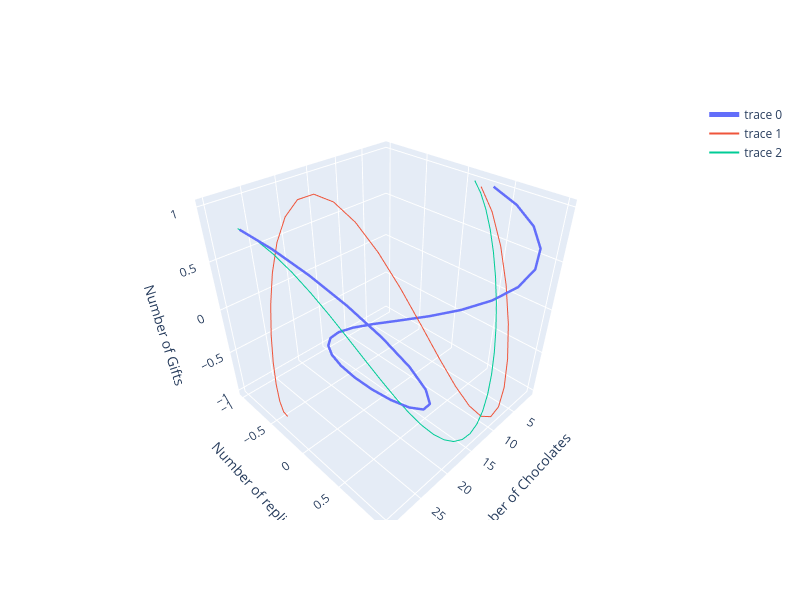

The cell this chart's notebook holds for it:
### Markdown cell above
## 3D Multi line plot

### Code cell
np.random.seed(42)

# Cluster-1 data 
days = np.arange(1,31)   # Generates 1 to 30 values

x1 = days
y1 = np.sin(days / 3)
z1 = np.cos(days / 5)

# Cluster-2 data 
x2 = days
y2 = np.sin(days / 5)
z2 = np.cos(days / 3)

# Cluster-3 data
x3 = days
y3 = np.sin(days / 8)
z3 = np.cos(days / 5)


fig = go.Figure()

fig.add_trace(go.Scatter3d(x = x1, y = y1, z = z1, mode = 'lines',line = dict(width = 5)))
fig.add_trace(go.Scatter3d(x = x2, y = y2, z = z2, mode = 'lines'))
fig.add_trace(go.Scatter3d(x = x3, y = y3, z = z3, mode = 'lines'))


fig.update_layout(
    width = 800, 
    height = 600,
    scene = dict(
        xaxis_title = 'Number of Chocolates',
        yaxis_title = 'Number of replies',
        zaxis_title = 'Number of Gifts'
    )
)

fig.show()

### Figure 1 — Plotly figure (JSON) as saved in the notebook; plotly's stock layout.template omitted (floating-point values rounded to 4 significant figures)
{"data": [{"line": {"width": 5}, "mode": "lines", "type": "scatter3d", "x": [1, 2, 3, 4, 5, 6, 7, 8, 9, 10, 11, 12, 13, 14, 15, 16, 17, 18, 19, 20, 21, 22, 23, 24, 25, 26, 27, 28, 29, 30], "y": [0.3272, 0.6184, 0.8415, 0.9719, 0.9954, 0.9093, 0.7231, 0.4573, 0.1411, -0.1906, -0.5013, -0.7568, -0.929, -0.999, -0.9589, -0.8133, -0.5782, -0.2794, 0.05013, 0.3742, 0.657, 0.8675, 0.9825, 0.9894, 0.8873, 0.6876, 0.4121, 0.09132, -0.2395, -0.544], "z": [0.9801, 0.9211, 0.8253, 0.6967, 0.5403, 0.3624, 0.17, -0.0292, -0.2272, -0.4161, -0.5885, -0.7374, -0.8569, -0.9422, -0.99, -0.9983, -0.9668, -0.8968, -0.791, -0.6536, -0.4903, -0.3073, -0.1122, 0.0875, 0.2837, 0.4685, 0.6347, 0.7756, 0.8855, 0.9602]}, {"mode": "lines", "type": "scatter3d", "x": [1, 2, 3, 4, 5, 6, 7, 8, 9, 10, 11, 12, 13, 14, 15, 16, 17, 18, 19, 20, 21, 22, 23, 24, 25, 26, 27, 28, 29, 30], "y": [0.1987, 0.3894, 0.5646, 0.7174, 0.8415, 0.932, 0.9854, 0.9996, 0.9738, 0.9093, 0.8085, 0.6755, 0.5155, 0.335, 0.1411, -0.05837, -0.2555, -0.4425, -0.6119, -0.7568, -0.8716, -0.9516, -0.9937, -0.9962, -0.9589, -0.8835, -0.7728, -0.6313, -0.4646, -0.2794], "z": [0.945, 0.7859, 0.5403, 0.2352, -0.09572, -0.4161, -0.6908, -0.8893, -0.99, -0.9817, -0.8653, -0.6536, -0.37, -0.04571, 0.2837, 0.5818, 0.8159, 0.9602, 0.9987, 0.9274, 0.7539, 0.4974, 0.1862, -0.1455, -0.4612, -0.7261, -0.9111, -0.9958, -0.9709, -0.8391]}, {"mode": "lines", "type": "scatter3d", "x": [1, 2, 3, 4, 5, 6, 7, 8, 9, 10, 11, 12, 13, 14, 15, 16, 17, 18, 19, 20, 21, 22, 23, 24, 25, 26, 27, 28, 29, 30], "y": [0.1247, 0.2474, 0.3663, 0.4794, 0.5851, 0.6816, 0.7675, 0.8415, 0.9023, 0.949, 0.9809, 0.9975, 0.9985, 0.984, 0.9541, 0.9093, 0.8503, 0.7781, 0.6937, 0.5985, 0.4939, 0.3817, 0.2634, 0.1411, 0.01659, -0.1082, -0.2313, -0.3508, -0.4648, -0.5716], "z": [0.9801, 0.9211, 0.8253, 0.6967, 0.5403, 0.3624, 0.17, -0.0292, -0.2272, -0.4161, -0.5885, -0.7374, -0.8569, -0.9422, -0.99, -0.9983, -0.9668, -0.8968, -0.791, -0.6536, -0.4903, -0.3073, -0.1122, 0.0875, 0.2837, 0.4685, 0.6347, 0.7756, 0.8855, 0.9602]}], "layout": {"height": 600, "scene": {"xaxis": {"title": {"text": "Number of Chocolates"}}, "yaxis": {"title": {"text": "Number of replies"}}, "zaxis": {"title": {"text": "Number of Gifts"}}}, "width": 800}}
